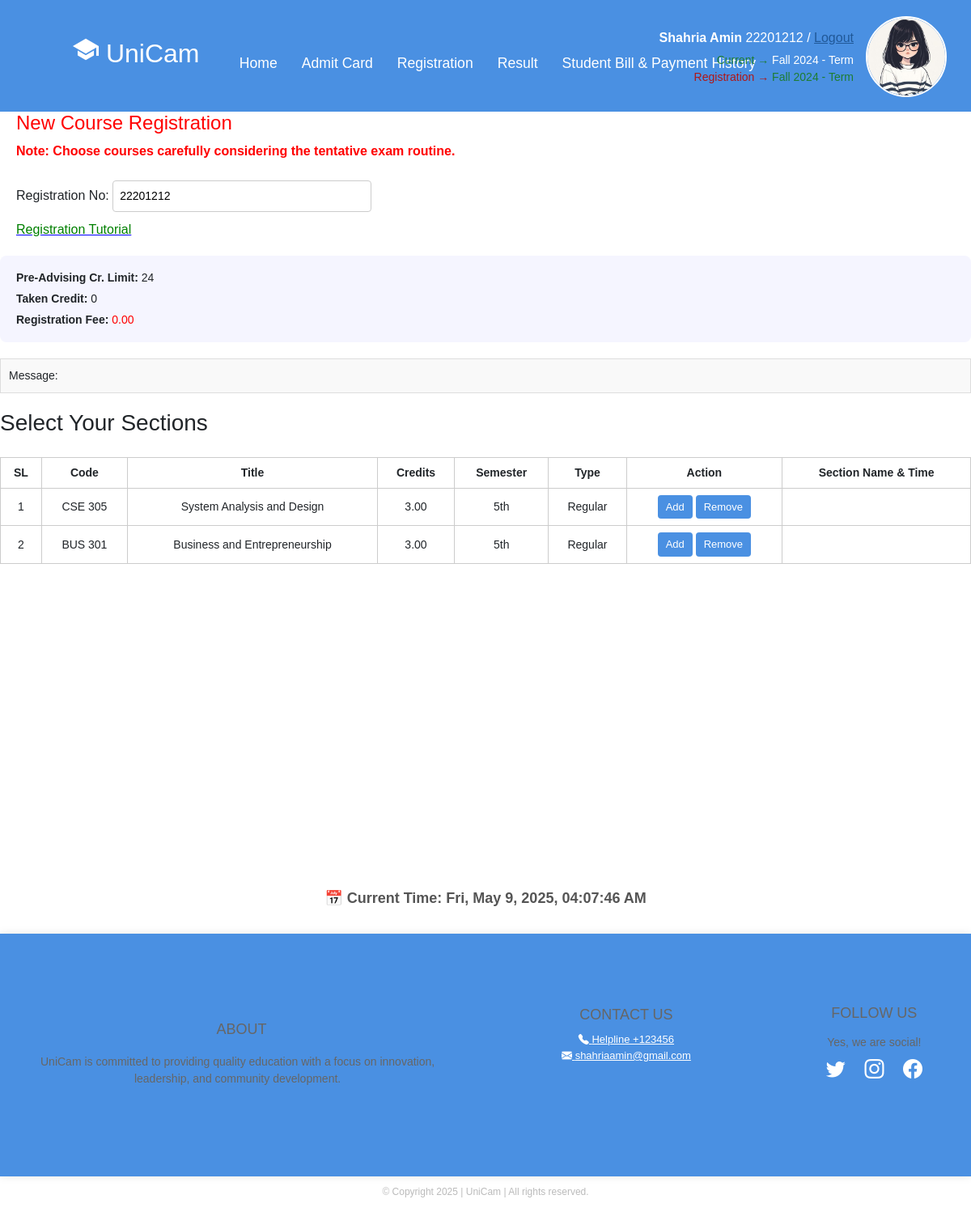
Screenshot of /register-courses/22201212/ with the database file from the repository.
### app1/models.py (models this page shows, shortened)
class StudentInfo(models.Model):
    sroll = models.ForeignKey(Student, on_delete=models.CASCADE)
    sname = models.CharField(max_length=100)
    fathername = models.CharField(max_length=100)
    mothername = models.CharField(max_length=100)
    program = models.CharField(max_length=100)
    gender = models.CharField(max_length=100)
    phone = models.CharField(max_length=100)
    guardianphone = models.CharField(max_length=100)
    session = models.CharField(max_length=100)
    nationality = models.CharField(max_length=100)
    dob = models.CharField(max_length=100)
    email = models.EmailField()
    pic = models.ImageField(upload_to='student_pics/', null=True, blank=True)

class Student(models.Model):
    id = models.CharField(primary_key=True, max_length=100)
    def __str__(self):
        return self.id

class CourseRegister(models.Model):
    studentid = models.ForeignKey(Student, on_delete=models.CASCADE)
    code = models.CharField(max_length=10, null=True, blank=True)
    title = models.CharField(max_length=100, null=True, blank=True)
    credits = models.DecimalField(max_digits=4, decimal_places=2, null=True, blank=True)
    semester = models.CharField(max_length=10, null=True, blank=True)
    type = models.CharField(max_length=10, null=True, blank=True)
    section = models.CharField(
        max_length=20,
        choices=[('Remove', 'Remove'), ('Add', 'Add')]
    )
    section_name_time = models.CharField(max_length=100, blank=True, null=True)

### app1/views.py (the view)
# urls.py: path('register-courses/<int:id>/', views.course_register_page, name='register_courses'),
def course_register_page(request, id):
    student = get_object_or_404(Student, pk=id)
    infos = StudentInfo.objects.filter(sroll=student)
    registers = CourseRegister.objects.filter(studentid=student)
    context = {
        'student': student,
        'infos': infos,
        'registers': registers
    }
    return render(request, 'course_register.html', context=context)

### templates/course_register.html (shortened to what this page needs)
{% extends "base.html" %}
{% block content %}
<div class="content">
  <h2>New Course Registration</h2>
  <p class="note">Note: Choose courses carefully considering the tentative exam routine.</p>
  <div style="margin-top: 10px; padding: 0px 20px;">
    <label for="regNo">Registration No:</label>
    <input type="text" id="regNo" value="{{ student.id }}" readonly />
  </div>
<div style="margin-top: 10px; padding: 0px 20px;">
  <a href="https://www.youtube.com/shorts/NU44H49f7I8" target="_blank" style="color: blue; text-decoration: underline; font-size: 16px;">
    <p style="color: green; margin-top: 8px;">Registration Tutorial</p>
  </a>
</div>
  <div class="student-info">
    <p><strong>Pre-Advising Cr. Limit:</strong> 24</p>
    <p><strong>Taken Credit:</strong> <span id="takenCredit">0</span></p>
    <p><strong>Registration Fee:</strong> <span style="color: red;">0.00</span></p>
  </div>
  <div class="message">Message:</div>
  <h3 style="margin-top: 20px;">Select Your Sections</h3>
  <table>
    <thead>
      <tr>
          <th>SL</th>
          <th>Code</th>
          <th>Title</th>
          <th>Credits</th>
          <th>Semester</th>
          <th>Type</th>
          <th>Action</th>
          <th>Section Name & Time</th>
      </tr>
    </thead>
    <tbody>
      {% for register in registers %}
      <tr>
          <td>{{ forloop.counter }}</td>
          <td>{{ register.code }}</td>
          <td>{{ register.title }}</td>
          <td>{{ register.credits }}</td>
          <td>{{ register.semester }}</td>
          <td>{{ register.type }}</td>
          <td>
            <button class="load-button" onclick="showTime(this, '{{ register.section_name_time }}')">Add</button>
            <button class="load-button" onclick="showNope(this)">Remove</button>
          </td>
          <td class="result-cell"></td>
      </tr>
      {% empty %}
      <tr>
          <td colspan="8">No courses found.</td>
      </tr>
      {% endfor %}
    </tbody>
  </table>
{% endblock %}

### templates/base.html (shortened to what this page needs)
{% load static %}
<!DOCTYPE html>
<html lang="en">
<head>
  <link href="https://cdn.jsdelivr.net/npm/bootstrap@5.3.3/dist/css/bootstrap.min.css" rel="stylesheet"
>
  <link rel="stylesheet" href="https://cdn.jsdelivr.net/npm/bootstrap-icons@1.10.5/font/bootstrap-icons.css">
</head>
<body>
<header class="header">
  <div class="logo-title">
    <h2 class="logo"><ion-icon name="school-sharp"></ion-icon> UniCam</h2>
  </div>
  <nav class="navigation">
        <a href="{% url 'home' %}" class="active">Home</a>
          {% for info in infos %}
              <a href="{% url 'admitcard_page' info.sroll.pk %}">Admit Card</a>
          {% endfor %}
          {% for info in infos %}
            <a href="{% url 'register_courses' info.sroll.pk %}">Registration</a>
          {% endfor %}
        {% for info in infos %}
        <a href="{% url 'result' info.sroll.pk %}">Result</a>
        {% endfor %}
        {% for info in infos %}
        <a href="{% url 'payment' info.sroll.pk %}">Student Bill & Payment History</a>
        {% endfor %}
  </nav>
  <div class="user-panel" style="display: flex; align-items: center;">
    <div class="user-info">
      {% for info in infos %}
      <p><strong>{{ info.sname }}</strong> {{info.sroll}} /
        <a href="{% url 'logout' %}" style="color: #205898;">Logout</a>
      </p>
      <p class="status">
        <span class="green">Current →</span> Fall 2024 - Term<br />
        <span class="red">Registration →</span>
        <span class="green">{{info.session}} - Term</span>{% endfor %}
      </p>
    </div>
    {% for info in infos %}
      {% if info.pic %}
        <img src="{{ info.pic.url }}" alt="Student Picture"
             style="height: 100px; width: 100px;" />
      {% endif %}
    {% endfor %}
  </div>
</header>
{% block content %}
{% endblock content %}
</div><br><br><br><br><br><br><br><br><br><br><br><br><br><br><br>
<div style="text-align: center; margin-top: 40px;">
  <div id="clock" style="font-size: 18px; font-weight: bold; color: #555;"></div>
</div>
<footer class="footer" id="footer-section">
  <div class="footer-section">
      <h3>ABOUT</h3>
      <p>UniCam is committed to providing quality education with a focus on innovation,<br> leadership, and community
        development.</p>
  </div>
  <div class="footer-section">
      <h3 >CONTACT US</h3>
      <a href="tel:123456"  style="color: white;" ><i class="bi bi-telephone-fill" style="color: white;"    ></i> Helpline +123456</a>
      <a href="https://www.gmail.com"  style="color: white;" ><i class="bi bi-envelope-fill"  style="color: white;" ></i> shahriaamin@gmail.com</a>
  </div>
  <div class="footer-section">
      <h3 style="margin-top: -2px;">FOLLOW US</h3>
      <p>Yes, we are social!</p>
      <div class="social-icons">
        <a href="https://www.twitter.com" target="_blank"><i class="bi bi-twitter"></i></a>
        <a href="https://www.instagram.com" target="_blank"><i class="bi bi-instagram"></i></a>
        <a href="https://www.facebook.com" target="_blank"><i class="bi bi-facebook"></i></a>
      </div>
  </div>
</footer>
<div class="copyright">
  <p>© Copyright 2025 | UniCam | All rights reserved.</p>
</div>
</body>
</html>

### templates/base.html (style rules this page uses)
html { scroll-behavior: smooth; }
.user-panel { position: absolute; right: 30px; top: 20px; display: flex; flex-direction: row; align-items: center; gap: 15px; }
.user-info p { margin: 0; color: white; text-align: right; }
.user-info .status { font-size: 14px; margin-top: 5px; }
.status .green { color: #187a18de; }
.status .red { color: #b01717; }
.user-panel img { height: 80px; width: 80px; object-fit: cover; border-radius: 50%; border: 2px solid white; }
body { font-family: Arial, sans-serif; margin: 0; background: white; }
.header { display: flex; align-items: center; padding: 45px; background-color: #4A90E2; position: relative; }
.logo-title { display: flex; align-items: center; margin-left: 25px; }
.logo { font-size: 2em; color: #fff; user-select: none; margin-right: 10px; }
.navigation { display: flex; align-items: center; margin-left: auto; margin-right: 45px; position: absolute; left: 50%; transform: translateX(-50%); top: 25px; display: flex; }
.navigation a { position: relative; font-size: 1.1em; color: #fff; text-decoration: none; font-weight: 500; margin-left: 30px; padding-top: 40px; display: inline-block; white-space: nowrap; }
.navigation a::after { content: ''; position: absolute; left: 0; bottom: -6px; width: 100%; height: 3px; background: #fff; border-radius: 5px; transform-origin: right; transform: scaleX(0); transition: transform .5s; }
img { width: 100%; height: 500px; object-fit: cover; }
.footer { background-color: #4A90E2; color: white; width: 100%; padding: 90px 50px; min-height: 300px; display: flex; justify-content: space-between; align-items: flex-start; border-radius: 0; box-shadow: 0 0 10px rgba(0, 0, 0, 0.1); }
.footer-section { display: flex; flex-direction: column; justify-content: center; align-items: center; text-align: center; }
.footer-section h3 { margin-bottom: 10px; font-size: 18px; }
.footer-section p { margin: 5px 0; font-size: 14px; }
.social-icons a { color: white; margin: 0 10px; text-decoration: none; font-size: 24px; }
.copyright { width: 100%; text-align: center; font-size: 12px; color: #bbb; margin-top: 10px; }

### templates/course_register.html (style rules this page uses)
h2 { padding: 0px 20px; color: red; font-size: 24px; }
.note { padding: 0px 20px; color: red; font-weight: bold; font-size: 16px; }
input[type="text"] { padding: 0px 20px; width: 320px; padding: 8px; margin-right: 8px; margin-top: 8px; border: 1px solid #ccc; border-radius: 4px; font-size: 14px; }
button, .btn { padding: 6px 10px; border: 1px solid #333; border-radius: 4px; background-color: #fff; cursor: pointer; font-size: 14px; }
table { padding: 0px 20px; width: 100%; border-collapse: collapse; margin-top: 25px; }
table, th, td { border: 1px solid #ccc; }
th, td { padding: 8px; text-align: center; font-size: 14px; }
.footer { text-align: center; font-size: 13px; margin-top: 30px; color: #666; }
.message { background-color: #f9f9f9; border: 1px solid #ddd; padding: 10px; margin-top: 20px; font-size: 14px; }
.student-info { background-color: #f5f5ff; padding: 12px 20px; border-radius: 8px; margin-top: 20px; font-size: 14px; }
.student-info p { margin: 5px 0; }
.load-button { background-color: #4A90E2; color: white; border: none; padding: 5px 10px; font-size: 13px; border-radius: 4px; cursor: pointer; }

### rows the page displays
StudentInfo: sname "Shahria Amin", sroll "22201212", session "Fall 2024", pic (picture)
Student: id "22201212"
CourseRegister: code "CSE 305", title "System Analysis and Design", credits "3.00", semester "5th", type "Regular"
CourseRegister: code "BUS 301", title "Business and Entrepreneurship", credits "3.00", semester "5th", type "Regular"
